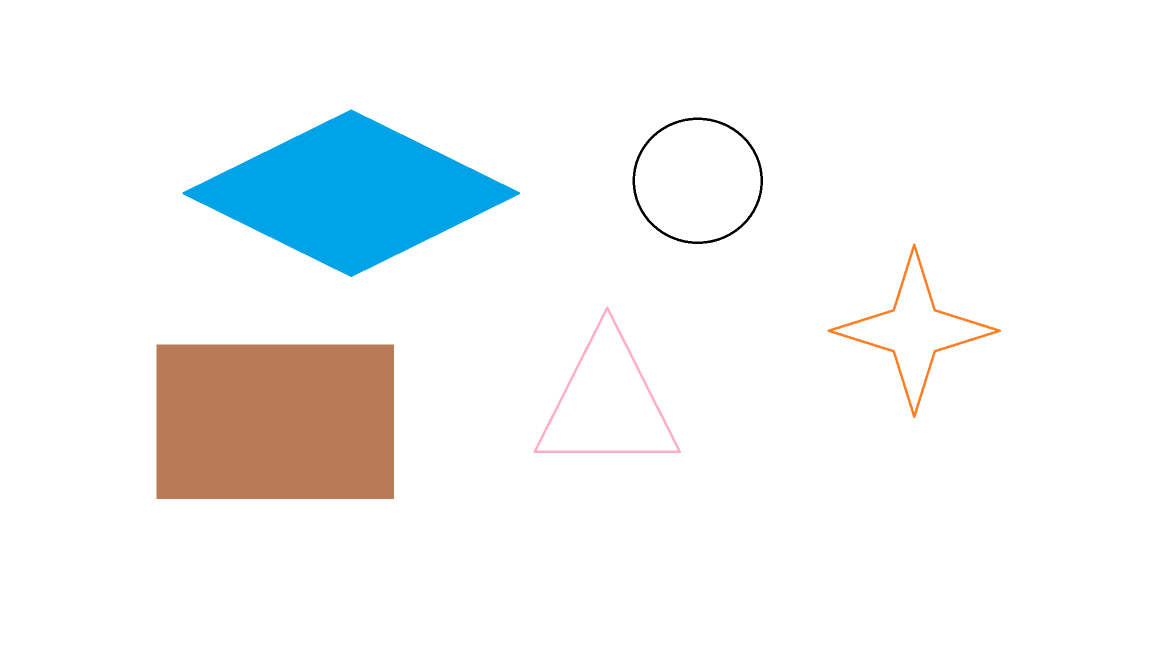
#> input picture assets/shapes.png, 2304 x 1296 px (shown at 1/2 size)
$ python 5_corner_detection.py
#> lines starting #> are read from the running program, lines starting #| are printed output that depends on the picture; after the words box and inside, x2 and y2 are one past the last pixel; in counts of white or black regions, pixels touching at a corner belong together
import cv2
import numpy as np

img = cv2.imread("assets/shapes.png")
#> img is the input picture: shape (1296, 2304, 3); mean B, G, R 245, 244.2, 241.5
gray_img = cv2.cvtColor(img, cv2.COLOR_BGR2GRAY)
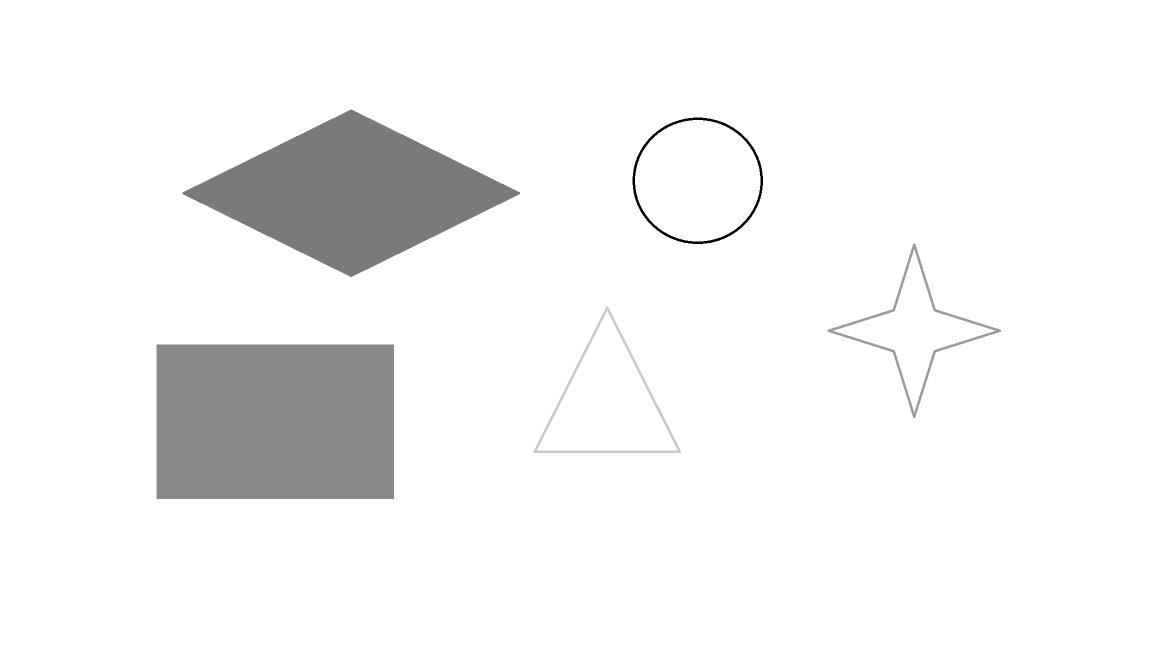
#> gray_img: shape (1296, 2304) (shown at 1/2 size); min 0, max 255, mean 243.5

# SHI-TOMASI METHOD
corners = cv2.goodFeaturesToTrack(gray_img, maxCorners=50,
                qualityLevel=0.15, minDistance=50)
#> corners = 43 rows, first 8: [787, 997], [313, 997], [787, 689], [313, 689], [1785, 618], [1406, 487], [1356, 482], [1340, 252]
corners = np.int0(corners)

for c in corners:
    x, y = c.ravel()
    img = cv2.circle(img, center=(x, y), radius=20,
                    color=(0, 0, 255), thickness=-1)
#> this loop made 43 passes
#> (x, y) on passes 1 to 12: (787, 997), (313, 997), (787, 689), (313, 689), (1785, 618), (1406, 487), (1356, 482), (1340, 252), (1448, 251), (1516, 408), (1274, 408), (1265, 353)
#> pass 1, `img = cv2.circle(img, center=(x, y), radius=20, color=(0, 0, 255), thi..`:
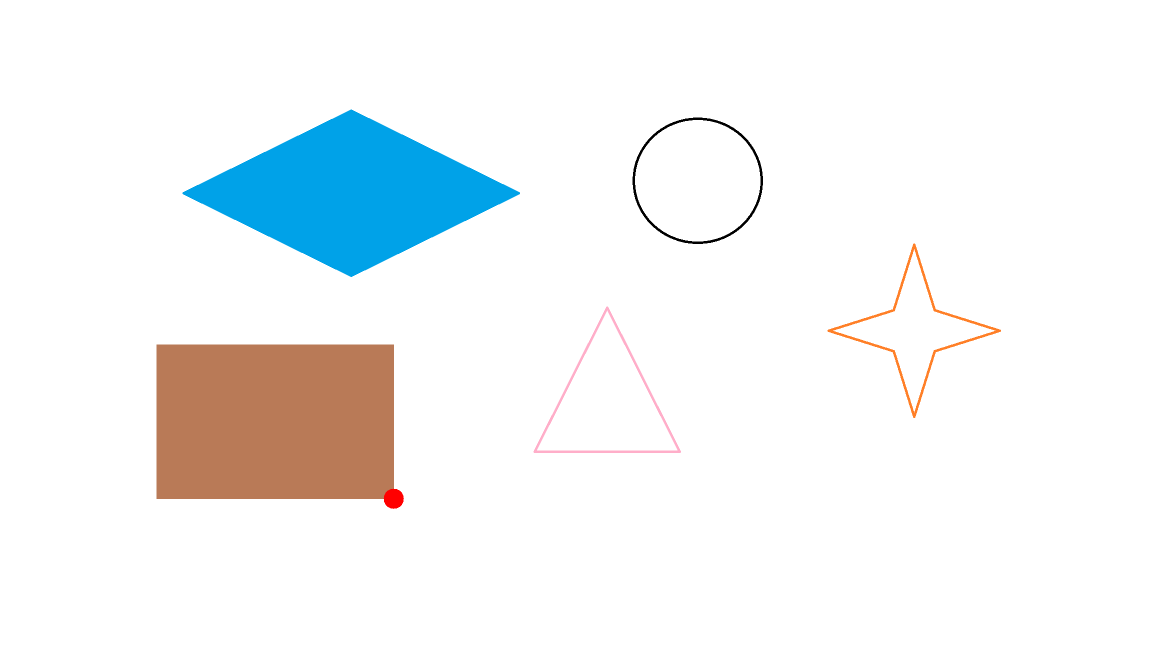
#> img: shape (1296, 2304, 3) (shown at 1/2 size); 0.04% of pixels changed, all inside (x1, y1, x2, y2) = (767, 977, 808, 1018)
#> pass 3, `img = cv2.circle(img, center=(x, y), radius=20, color=(0, 0, 255), thi..`:
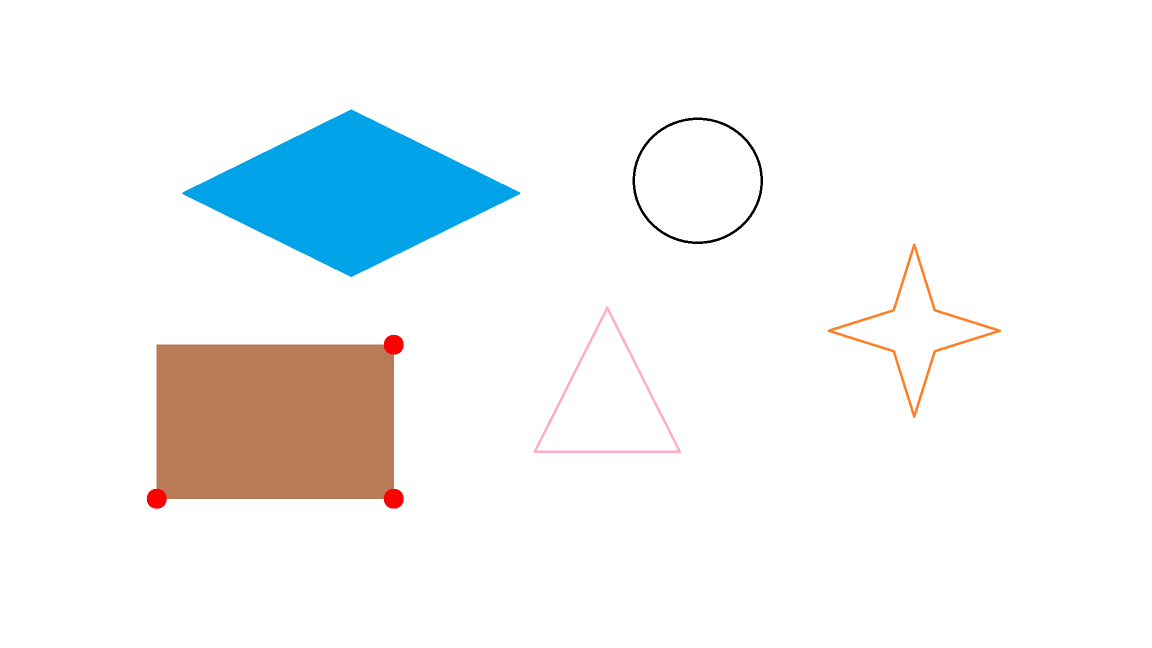
#> img: shape (1296, 2304, 3) (shown at 1/2 size); mean B, G, R 244.8, 243.9, 241.5
#> after the loop:
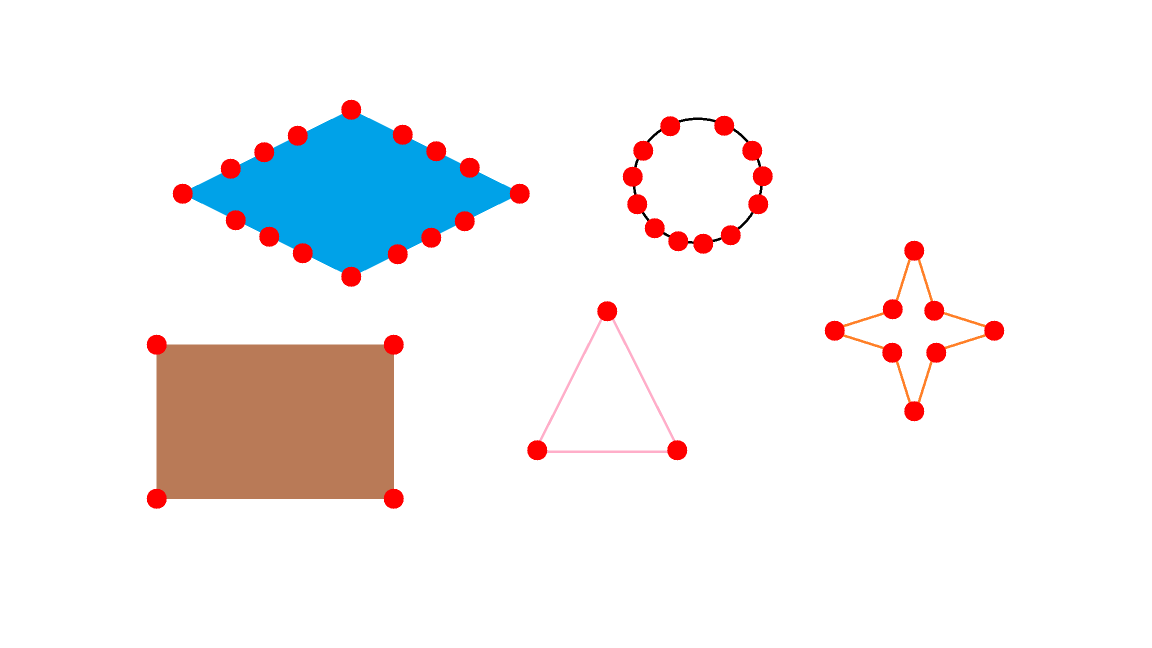
#> img: shape (1296, 2304, 3) (shown at 1/2 size); 1.68% of pixels changed, all inside (x1, y1, x2, y2) = (293, 199, 2009, 921)

# HARRIS CORNER DETECTION
corners = cv2.goodFeaturesToTrack(gray_img, maxCorners=50,
                qualityLevel=0.01, minDistance=50,
                useHarrisDetector=True, k=0.1)
#> corners = 19 rows, first 8: [787, 997], [313, 997], [787, 689], [313, 689], [1785, 618], [1039, 387], [365, 387], [1828, 822]
corners = np.int0(corners)

for c in corners:
    x, y = c.ravel()
    img = cv2.circle(img, center=(x, y), radius=10,
                    color=(0, 254, 0), thickness=-1)
#> this loop made 19 passes
#> (x, y) on passes 1 to 12: (787, 997), (313, 997), (787, 689), (313, 689), (1785, 618), (1039, 387), (365, 387), (1828, 822), (1988, 661), (1669, 661), (1828, 501), (1872, 705)
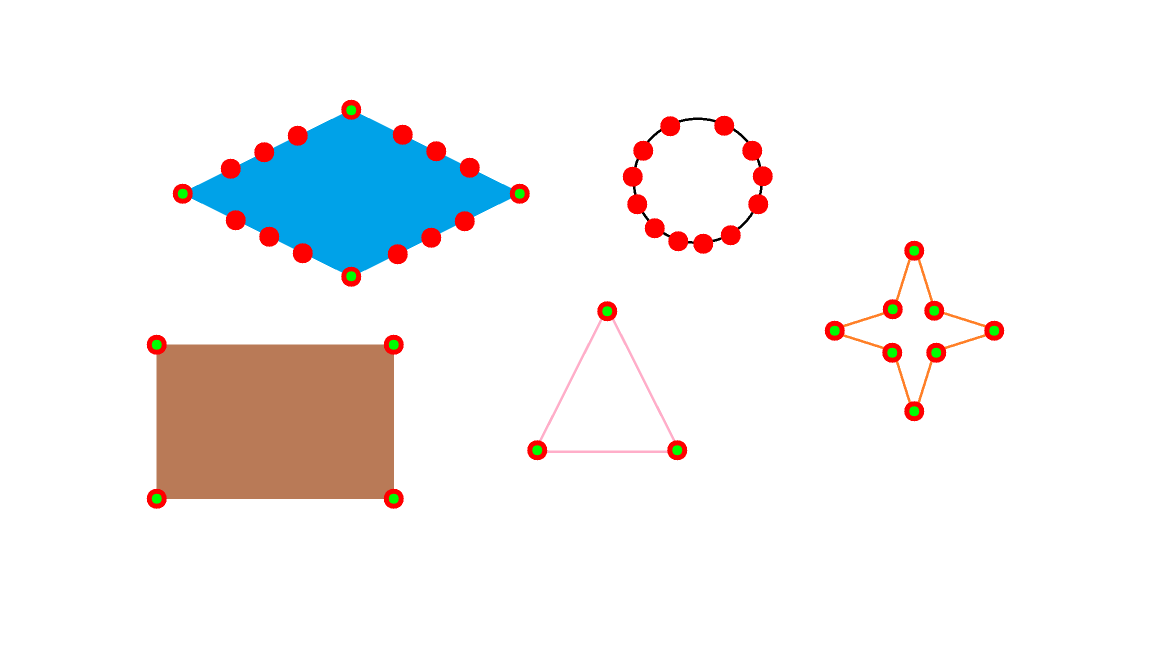
#> img: shape (1296, 2304, 3) (shown at 1/2 size); mean B, G, R 240.9, 240.8, 242

cv2.imshow("Shape", img)
cv2.waitKey(0)
cv2.destroyAllWindows()

cv2.imwrite("assets/5_shape_w_corners.png", img)
